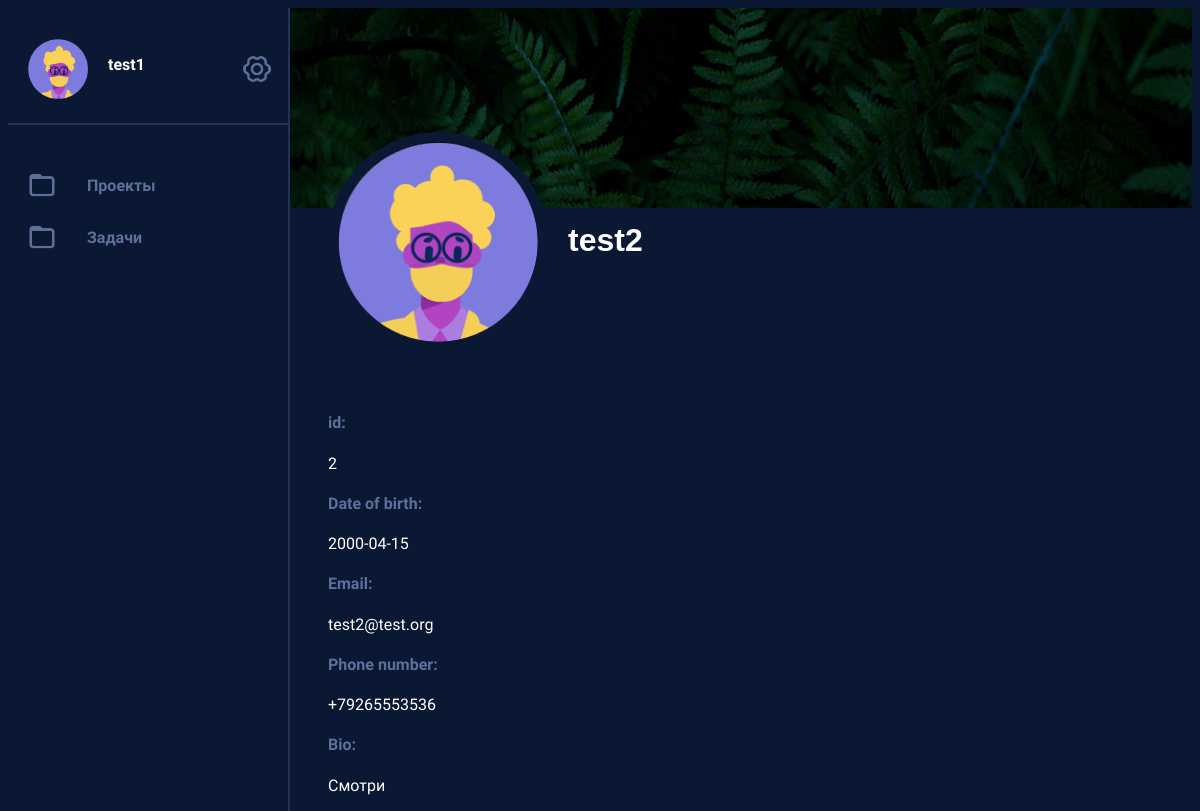
The page /profile/2 (signed in) on the database its author committed.
### data/users.py (models this page shows, shortened)
class User(SqlAlchemyBase, UserMixin, SerializerMixin):
    __tablename__ = 'users'
    id = sqlalchemy.Column(sqlalchemy.Integer, primary_key=True, autoincrement=True)
    login = sqlalchemy.Column(sqlalchemy.String, nullable=True)
    password = sqlalchemy.Column(sqlalchemy.String, nullable=True)
    email = sqlalchemy.Column(sqlalchemy.String, index=True, unique=True, nullable=True)
    phone = sqlalchemy.Column(sqlalchemy.String, index=True, unique=True, nullable=True)
    name = sqlalchemy.Column(sqlalchemy.String, nullable=True)
    birth_date = sqlalchemy.Column(sqlalchemy.DateTime, nullable=True)
    bio = sqlalchemy.Column(sqlalchemy.String, nullable=True)
    projects = sqlalchemy.Column(sqlalchemy.String, nullable=True, default=None)
    tasks = sqlalchemy.Column(sqlalchemy.String, nullable=True, default=None)
    picture = sqlalchemy.Column(sqlalchemy.Integer, nullable=True)

### services/profile.py (the view)
@blueprint.route('/profile/<int:user_id>')
@login_required
def profile1(user_id):
    u = flask_login.current_user.id
    if u == user_id:
        return redirect('/profile')
    db_sess = session.create_session()
    user = db_sess.query(User).get(user_id)
    us = db_sess.query(User).get(u)
    return render_template('profile_foreign.html', title='Verk | Profile', name=us.name, naming=user.name, id=user_id, email=user.email,
                           list_of_avatars=list_of_avatars, avatar=user.picture, phone=user.phone,
                           birth_date=str(user.birth_date).split()[0], bio=user.bio)

### data/db_session.py (called while the page is built)
def create_session() -> Session:
    global __factory
    return __factory()

### funcs.py (called while the page is built)
@login_manager.user_loader
def load_user(user_id):
    return db_session.query(User).get(user_id)

### templates/profile_foreign.html (shortened to what this page needs)
<!DOCTYPE html>
<html>
<head>
    <link href="/static/style.css" rel="stylesheet" type="text/css" />
</head>
<body>
{% extends "base.html" %}
{% block content %}
<div class="viewport">
         <div class="user_info">
            <div class="user_wallpaper">
                <img src="/static/favicons/k.jpg">
            </div>
            <div class="name_and_picture">
                <img src={{list_of_avatars[avatar]}}>
                <div class="data_info">
                    <h1>{{naming}}</h1>
                </div>
            </div>
        </div>
        <div class="profile_info">
            <h4>id:</h4>
            <p>{{id}}</p>
            <h4>Date of birth:</h4>
            <p>{{birth_date}}</p>
            <h4>Email:</h4>
            <p>{{email}}</p>
            <h4>Phone number:</h4>
            <p>{{phone}}</p>
            <h4>Bio:</h4>
            <p>{{bio}}</p>
        </div>
</div>
{% endblock %}

### templates/base.html (shortened to what this page needs)
<!DOCTYPE html>
<html>
<head>
    <link href="/static/style.css" rel="stylesheet" type="text/css" />
</head>
<body class="base_aside">
    <aside>
        <div class="account_menu">
            <div class="profile_pic">
                <img src="{{list_of_avatars[avatar]}}">
            </div>
            <div class="greeting">
                <h3><a href="/profile/{{id}}">{{name}}</a></h3>
            </div>
            <div class="icon">
                <img src="/static/icons/settings.png">
            </div>
        </div>
        <div class="page_menu">
            <div class="page_element">
                <div class="icon">
                    <img src="/static/icons/folder.png">
                </div>
                <h4><a href="/projects">Проекты</a></h4>
            </div>
            <div class="page_element">
                <div class="icon">
                    <img src="/static/icons/folder.png">
                </div>
                <h4><a href="/tasks">Задачи</a></h4>
            </div>
        </div>
    </aside>
{% block content %}{% endblock %}
</body>
</html>

### static/style.css (style rules this page uses)
html, body { height: 100%; width: 100%; background-color: #0A1833; font-family: Nunito, Arial; display: flex; }
h1 { font-family: Arial; color: #FFF; }
h4 { font-family: Nunito; font-size: 16px; color: #5C7099; }
h4 a { color: #5C7099; text-decoration: none; }
h3 { font-family: Nunito; font-size: 16px; color: #FFF; }
p { font-family: Nunito; font-size: 16px; color: #FFF; }
aside { padding-top: 1%; padding: 0%; max-width: 280px; border-width: 0px; border-right-width: 2px; border-style: solid; border-color: #1F3359; position: fixed; background-color: #0A1833; height: 100%; }
.account_menu { display: flex; margin-top: 4%; padding: 20px; margin-bottom: 40px; border-style: solid; border-color: #1F3359; border-width: 0px; border-bottom-width: 2px; }
.greeting { display: grid; margin-left: 20px; min-width: 130px; }
.profile_pic img { width: 60px; }
.page_menu { padding-left: 20px; margin-left: 5px; padding-bottom: 30px; border-style: solid; border-color: #1F3359; border-bottom: None; border-width: 0px; border-bottom-width: 2px; }
.page_element { display: flex; margin: -10px; }
.icon img { max-width: 60px; width: 40%; min-width: 30px; margin-left: 4px; margin-top: 15px; }
aside .icon img { margin-right: 120%; }
.viewport { display: grid; margin-left: 280px; width: 100%; }
.viewport h1 { margin-top: 20px; margin-left: 20px; margin-bottom: 40px; margin-right: 20px; }
h3 a { font-family: Nunito; font-size: 16px; color: #FFF; text-decoration: none; }
.viewport .profile_info { margin: 40px; }
.user_info .user_wallpaper img { width: 100%; height: 200px; }
.user_info .name_and_picture { display: flex; margin-top: -80px; margin-left: 40px; }
.user_info .name_and_picture img { border-color: #0a1833; border-width: 10px; border-style: solid; border-radius: 100%; }
.user_info .name_and_picture .data_info h1 { margin-top: 90px; }
a { color: #FFF; }

### rows shown on the page
User: name "test1"
User: name "test2", email "test2@test.org", phone "+79265553536", bio "Смотри"

### other values the page prints
{{ id }} "2"
{{ birth_date }} "2000-04-15"
